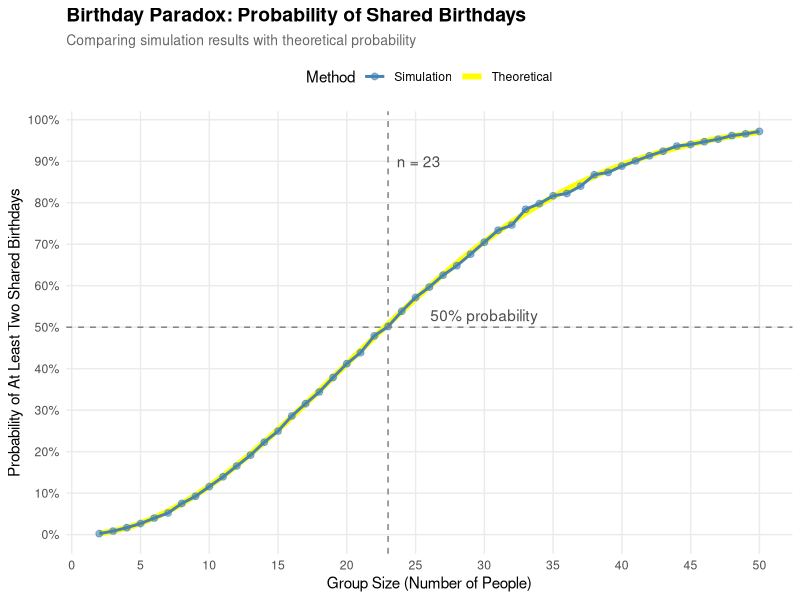

R code for this plot:
## ---- chunk 1
library(tidyverse)
library(ggplot2)

set.seed(1)
## ---- chunk 2
birthday_simulation = function(n) {
  # Randomly assign birthdays to n people (1-365)
  birthdays = sample(1:365, size = n, replace = TRUE)

  # Check if there are any duplicate birthdays
  has_duplicate = any(duplicated(birthdays))

  return(has_duplicate)
}
## ---- chunk 3
# Number of simulations per group size
n_simulations = 10000

# Group sizes to test
group_sizes = 2:50

# Run simulations and calculate probabilities
simulation_results = tibble(
    group_size = group_sizes
  ) %>%
  mutate(
    # Run 10,000 simulations for each group size
    probability = map_dbl(group_size, function(n) {
      # Run the simulation n_simulations times
      results = replicate(n_simulations, birthday_simulation(n))
      # Calculate probability as proportion of TRUE results
      mean(results)
    }),
    
    # Calculate theoretical probability using the birthday paradox formula
    theoretical_prob = map_dbl(group_size, function(n) {
      if (n > 365) return(1)
      
      # P(at least one match) = 1 - P(no matches)
      prob_no_match = prod((365:(365-n+1))/365)
      1 - prob_no_match
    })
  )
## ---- chunk 4
ggplot(simulation_results, aes(x = group_size)) +
  geom_line(aes(y = theoretical_prob, color = "Theoretical"), linewidth = 2) +
  geom_line(aes(y = probability, color = "Simulation"), linewidth = 1) +
  geom_point(aes(y = probability, color = "Simulation"), size = 2, alpha = 0.6) +
  geom_hline(yintercept = 0.5, linetype = "dashed", color = "gray50", linewidth = 0.5) +
  geom_vline(xintercept = 23, linetype = "dashed", color = "gray50", linewidth = 0.5) +
  annotate("text", x = 30, y = 0.5, label = "50% probability",
           vjust = -0.5, color = "gray30") +
  annotate("text", x = 23, y = 0.9, label = "n = 23",
           hjust = -0.2, color = "gray30") +
  scale_color_manual(
    name = "Method",
    values = c("Simulation" = "steelblue", "Theoretical" = "yellow")
  ) +
  scale_y_continuous(labels = scales::percent_format(),
                     breaks = seq(0, 1, 0.1)) +
  scale_x_continuous(breaks = seq(0, 50, 5)) +
  labs(
    title = "Birthday Paradox: Probability of Shared Birthdays",
    subtitle = "Comparing simulation results with theoretical probability",
    x = "Group Size (Number of People)",
    y = "Probability of At Least Two Shared Birthdays"
  ) +
  theme_minimal() +
  theme(
    plot.title = element_text(face = "bold", size = 14),
    plot.subtitle = element_text(size = 10, color = "gray40"),
    panel.grid.minor = element_blank(),
    legend.position = "top"
  )
